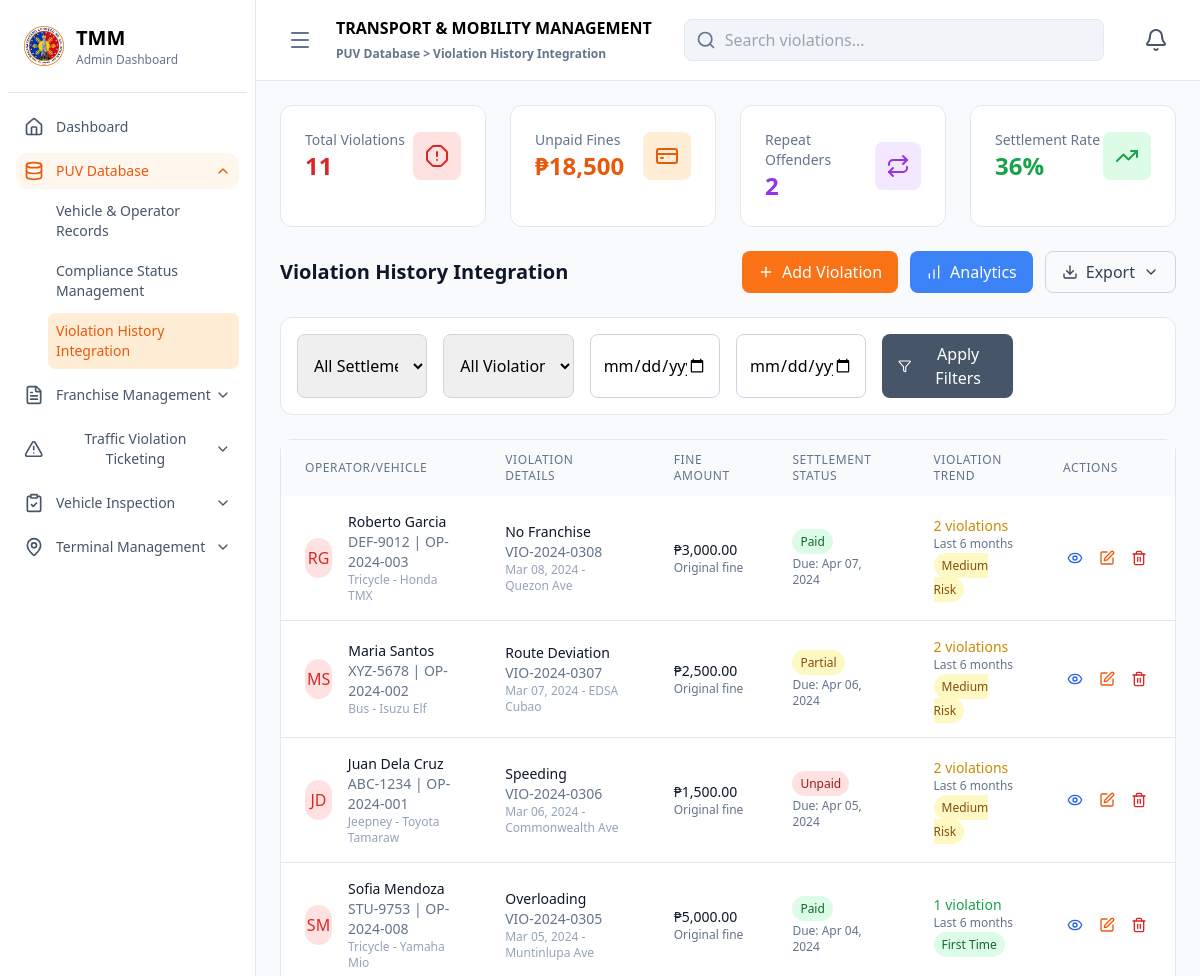
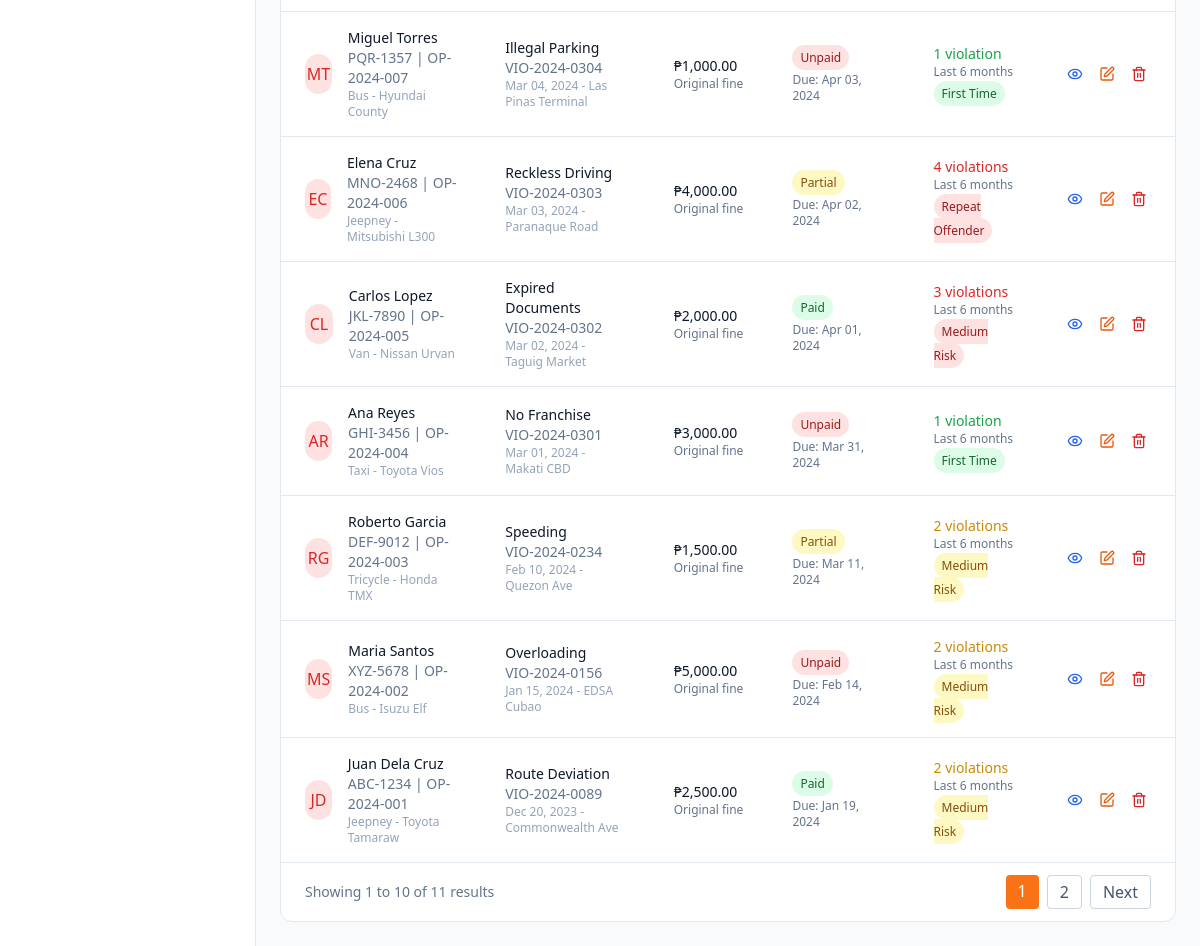
Page /administrator/puv_database/violation_history_integration/index.php on the committed database (2 pictures, top to bottom).
### tables this page shows
CREATE TABLE violation_history (
    violation_id VARCHAR(20) PRIMARY KEY,
    operator_id VARCHAR(20) NOT NULL,
    vehicle_id VARCHAR(20) NOT NULL,
    violation_type VARCHAR(100) NOT NULL,
    violation_date DATE NOT NULL,
    fine_amount DECIMAL(10,2) NOT NULL,
    settlement_status ENUM('paid', 'unpaid', 'partial') DEFAULT 'unpaid',
    settlement_date DATE NULL,
    location VARCHAR(200),
    ticket_number VARCHAR(50),
    created_at TIMESTAMP DEFAULT CURRENT_TIMESTAMP,
    FOREIGN KEY (operator_id) REFERENCES operators(operator_id) ON DELETE CASCADE,
    FOREIGN KEY (vehicle_id) REFERENCES vehicles(vehicle_id) ON DELETE CASCADE
);

CREATE TABLE operators (
    operator_id VARCHAR(20) PRIMARY KEY,
    first_name VARCHAR(100) NOT NULL,
    last_name VARCHAR(100) NOT NULL,
    middle_name VARCHAR(100),
    address TEXT NOT NULL,
    contact_number VARCHAR(15) NOT NULL,
    email VARCHAR(100),
    license_number VARCHAR(50) NOT NULL UNIQUE,
    license_expiry DATE NOT NULL,
    date_registered TIMESTAMP DEFAULT CURRENT_TIMESTAMP,
    status ENUM('active', 'inactive', 'suspended') DEFAULT 'active'
);

CREATE TABLE vehicles (
    vehicle_id VARCHAR(20) PRIMARY KEY,
    operator_id VARCHAR(20) NOT NULL,
    plate_number VARCHAR(15) NOT NULL UNIQUE,
    vehicle_type ENUM('jeepney', 'bus', 'tricycle', 'taxi', 'van') NOT NULL,
    make VARCHAR(50) NOT NULL,
    model VARCHAR(50) NOT NULL,
    year_manufactured YEAR NOT NULL,
    engine_number VARCHAR(50) NOT NULL,
    chassis_number VARCHAR(50) NOT NULL,
    seating_capacity INT NOT NULL,
    date_registered TIMESTAMP DEFAULT CURRENT_TIMESTAMP,
    status ENUM('active', 'inactive', 'for_inspection', 'suspended') DEFAULT 'active',
    FOREIGN KEY (operator_id) REFERENCES operators(operator_id) ON DELETE CASCADE
);

CREATE TABLE violation_analytics (
    analytics_id VARCHAR(20) PRIMARY KEY,
    operator_id VARCHAR(20) NOT NULL,
    vehicle_id VARCHAR(20) NOT NULL,
    total_violations INT DEFAULT 0,
    last_violation_date DATE,
    repeat_offender_flag BOOLEAN DEFAULT FALSE,
    risk_level ENUM('low', 'medium', 'high') DEFAULT 'low',
    compliance_score DECIMAL(5,2) DEFAULT 100.00,
    updated_at TIMESTAMP DEFAULT CURRENT_TIMESTAMP ON UPDATE CURRENT_TIMESTAMP,
    FOREIGN KEY (operator_id) REFERENCES operators(operator_id) ON DELETE CASCADE,
    FOREIGN KEY (vehicle_id) REFERENCES vehicles(vehicle_id) ON DELETE CASCADE
);

### administrator/puv_database/violation_history_integration/index.php (the view, shortened to what the rows shown need)
<?php
require_once $_SERVER['DOCUMENT_ROOT'] . '/transport_and_mobility_management_system/config/database.php';
$database = new Database();
$conn = $database->getConnection();
$search = $_GET['search'] ?? '';
$settlement_filter = $_GET['settlement_status'] ?? '';
$violation_type_filter = $_GET['violation_type'] ?? '';
$date_from = $_GET['date_from'] ?? '';
$date_to = $_GET['date_to'] ?? '';
$page = max(1, $_GET['page'] ?? 1);
$limit = 10;
$offset = ($page - 1) * $limit;
if ($search || $settlement_filter || $violation_type_filter || $date_from || $date_to) {
    $violations = searchViolations($conn, $search, $settlement_filter, $violation_type_filter, $date_from, $date_to);
} else {
    $violations = getViolationHistory($conn, $limit, $offset);
}
?>
<!DOCTYPE html>
<html lang="en">
<head>
    <script src="https://cdn.tailwindcss.com"></script>
    <link href="https://cdnjs.cloudflare.com/ajax/libs/lucide/0.263.1/lucide.min.css" rel="stylesheet">
</head>
<body class="bg-slate-50 dark:bg-slate-900">
    <div class="flex h-screen">
        <div id="sidebar" class="w-64 bg-white border-r border-slate-200 dark:bg-slate-900 dark:border-slate-700 transform transition-transform duration-300 ease-in-out translate-x-0">
            <div class="p-6">
                <div class="flex items-center space-x-3">
                    <div>
                        <h1 class="text-xl font-bold dark:text-white">TMM</h1>
                    </div>
                </div>
            </div>
        </div>
        <div class="flex-1 flex flex-col transition-all duration-300 ease-in-out">
            <div class="bg-white border-b border-slate-200 px-6 py-4 dark:bg-slate-800 dark:border-slate-700">
                <div class="flex items-center justify-between">
                    <div class="flex items-center space-x-4">
                        <div>
                            <h1 class="text-md font-bold dark:text-white">TRANSPORT & MOBILITY MANAGEMENT</h1>
                        </div>
                    </div>
                </div>
            </div>
            <div class="flex-1 p-6 overflow-auto">
                <div class="flex justify-between items-center mb-6">
                    <h2 class="text-xl font-bold text-slate-900 dark:text-white">Violation History Integration</h2>
                </div>
                <div class="bg-white rounded-xl border border-slate-200 dark:bg-slate-800 dark:border-slate-700">
                    <div class="overflow-x-auto">
                        <table class="w-full">
                            <thead class="bg-slate-50 dark:bg-slate-700">
                                <tr>
                                    <th class="px-6 py-3 text-left text-xs font-medium text-slate-500 uppercase tracking-wider">Operator/Vehicle</th>
                                    <th class="px-6 py-3 text-left text-xs font-medium text-slate-500 uppercase tracking-wider">Violation Details</th>
                                    <th class="px-6 py-3 text-left text-xs font-medium text-slate-500 uppercase tracking-wider">Fine Amount</th>
                                    <th class="px-6 py-3 text-left text-xs font-medium text-slate-500 uppercase tracking-wider">Settlement Status</th>
                                    <th class="px-6 py-3 text-left text-xs font-medium text-slate-500 uppercase tracking-wider">Violation Trend</th>
                                    <th class="px-6 py-3 text-left text-xs font-medium text-slate-500 uppercase tracking-wider">Actions</th>
                                </tr>
                            </thead>
                            <tbody class="divide-y divide-slate-200 dark:divide-slate-600">
                                <?php foreach ($violations as $violation): ?>
                                <tr class="hover:bg-slate-50 dark:hover:bg-slate-700">
                                    <td class="px-6 py-4">
                                        <div class="flex items-center">
                                            <div class="w-10 h-10 bg-red-100 rounded-full flex items-center justify-center">
                                                <span class="text-red-600 font-medium"><?php echo strtoupper(substr($violation['first_name'], 0, 1) . substr($violation['last_name'], 0, 1)); ?></span>
                                            </div>
                                            <div class="ml-4">
                                                <div class="text-sm font-medium text-slate-900 dark:text-white"><?php echo $violation['first_name'] . ' ' . $violation['last_name']; ?></div>
                                                <div class="text-sm text-slate-500"><?php echo $violation['plate_number'] . ' | ' . $violation['operator_id']; ?></div>
                                                <div class="text-xs text-slate-400"><?php echo ucfirst($violation['vehicle_type']) . ' - ' . $violation['make'] . ' ' . $violation['model']; ?></div>
                                            </div>
                                        </div>
                                    </td>
                                    <td class="px-6 py-4">
                                        <div class="text-sm text-slate-900 dark:text-white"><?php echo $violation['violation_type']; ?></div>
                                        <div class="text-sm text-slate-500"><?php echo $violation['violation_id']; ?></div>
                                        <div class="text-xs text-slate-400"><?php echo date('M d, Y', strtotime($violation['violation_date'])) . ' - ' . ($violation['location'] ?? 'N/A'); ?></div>
                                    </td>
                                    <td class="px-6 py-4">
                                        <div class="text-sm font-medium text-slate-900 dark:text-white">₱<?php echo number_format($violation['fine_amount'], 2); ?></div>
                                        <div class="text-xs text-slate-500">Original fine</div>
                                    </td>
                                    <td class="px-6 py-4">
                                        <?php
                                        $statusClass = $violation['settlement_status'] == 'paid' ? 'bg-green-100 text-green-800' :
                                                      ($violation['settlement_status'] == 'partial' ? 'bg-yellow-100 text-yellow-800' : 'bg-red-100 text-red-800');
                                        ?>
                                        <span class="px-2 py-1 text-xs font-medium <?php echo $statusClass; ?> rounded-full"><?php echo ucfirst($violation['settlement_status']); ?></span>
                                        <div class="text-xs text-slate-500 mt-1"><?php echo $violation['settlement_date'] ? 'Paid: ' . date('M d, Y', strtotime($violation['settlement_date'])) : 'Due: ' . date('M d, Y', strtotime($violation['violation_date'] . ' +30 days')); ?></div>
                                    </td>
                                    <td class="px-6 py-4">
                                        <?php
                                        $totalViolations = $violation['total_violations'] ?? 1;
                                        $riskLevel = $violation['risk_level'] ?? 'low';
                                        $riskColor = $riskLevel == 'high' ? 'red' : ($riskLevel == 'medium' ? 'yellow' : 'green');
                                        $riskLabel = $totalViolations > 3 ? 'Repeat Offender' : ($totalViolations > 1 ? 'Medium Risk' : 'First Time');
                                        ?>
                                        <div class="text-sm text-<?php echo $riskColor; ?>-600 font-medium"><?php echo $totalViolations; ?> violation<?php echo $totalViolations > 1 ? 's' : ''; ?></div>
                                        <div class="text-xs text-slate-500">Last 6 months</div>
                                        <span class="px-2 py-1 text-xs font-medium bg-<?php echo $riskColor; ?>-100 text-<?php echo $riskColor; ?>-800 rounded-full"><?php echo $riskLabel; ?></span>
                                    </td>
                                    <td class="px-6 py-4">
                                        <div class="flex space-x-2">
                                            <button onclick="openViewModal('<?php echo $violation['violation_id']; ?>')" class="p-1 text-blue-600 hover:bg-blue-100 rounded" title="View Details">
                                                <i data-lucide="eye" class="w-4 h-4"></i>
                                            </button>
                                            <button onclick="openEditModal('<?php echo $violation['violation_id']; ?>')" class="p-1 text-orange-600 hover:bg-orange-100 rounded" title="Edit">
                                                <i data-lucide="edit" class="w-4 h-4"></i>
                                            </button>
                                            <button onclick="deleteViolation('<?php echo $violation['violation_id']; ?>')" class="p-1 text-red-600 hover:bg-red-100 rounded" title="Delete">
                                                <i data-lucide="trash-2" class="w-4 h-4"></i>
                                            </button>
                                        </div>
                                    </td>
                                </tr>
                                <?php endforeach; ?>
                            </tbody>
                        </table>
                    </div>
                </div>
            </div>
        </div>
    </div>
</body>
</html>

### rows in the picture
violation_history: operator.last_name "RG", operator.first_name "Roberto", operator.last_name "Garcia", vehicle.plate_number "DEF-9012", operator "OP-2024-003", vehicle.vehicle_type "Tricycle", vehicle.make "Honda", vehicle.model "TMX", violation_type "No Franchise", violation_id "VIO-2024-0308", violation_date "Mar 08, 2024", location "Quezon Ave", fine_amount "3,000.00", settlement_status "Paid", violation_date "Apr 07, 2024", violation_analytics.total_violations "2", violation_analytics.total_violations "Medium Risk"
violation_history: operator.last_name "MS", operator.first_name "Maria", operator.last_name "Santos", vehicle.plate_number "XYZ-5678", operator "OP-2024-002", vehicle.vehicle_type "Bus", vehicle.make "Isuzu", vehicle.model "Elf", violation_type "Route Deviation", violation_id "VIO-2024-0307", violation_date "Mar 07, 2024", location "EDSA Cubao", fine_amount "2,500.00", settlement_status "Partial", violation_date "Apr 06, 2024", violation_analytics.total_violations "2", violation_analytics.total_violations "Medium Risk"
violation_history: operator.last_name "JD", operator.first_name "Juan", operator.last_name "Dela Cruz", vehicle.plate_number "ABC-1234", operator "OP-2024-001", vehicle.vehicle_type "Jeepney", vehicle.make "Toyota", vehicle.model "Tamaraw", violation_type "Speeding", violation_id "VIO-2024-0306", violation_date "Mar 06, 2024", location "Commonwealth Ave", fine_amount "1,500.00", settlement_status "Unpaid", violation_date "Apr 05, 2024", violation_analytics.total_violations "2", violation_analytics.total_violations "Medium Risk"
violation_history: operator.last_name "SM", operator.first_name "Sofia", operator.last_name "Mendoza", vehicle.plate_number "STU-9753", operator "OP-2024-008", vehicle.vehicle_type "Tricycle", vehicle.make "Yamaha", vehicle.model "Mio", violation_type "Overloading", violation_id "VIO-2024-0305", violation_date "Mar 05, 2024", location "Muntinlupa Ave", fine_amount "5,000.00", settlement_status "Paid", violation_date "Apr 04, 2024", violation_analytics.total_violations "1", violation_analytics.total_violations "First Time"
violation_history: operator.last_name "MT", operator.first_name "Miguel", operator.last_name "Torres", vehicle.plate_number "PQR-1357", operator "OP-2024-007", vehicle.vehicle_type "Bus", vehicle.make "Hyundai", vehicle.model "County", violation_type "Illegal Parking", violation_id "VIO-2024-0304", violation_date "Mar 04, 2024", location "Las Pinas Terminal", fine_amount "1,000.00", settlement_status "Unpaid", violation_date "Apr 03, 2024", violation_analytics.total_violations "1", violation_analytics.total_violations "First Time"
violation_history: operator.last_name "EC", operator.first_name "Elena", operator.last_name "Cruz", vehicle.plate_number "MNO-2468", operator "OP-2024-006", vehicle.vehicle_type "Jeepney", vehicle.make "Mitsubishi", vehicle.model "L300", violation_type "Reckless Driving", violation_id "VIO-2024-0303", violation_date "Mar 03, 2024", location "Paranaque Road", fine_amount "4,000.00", settlement_status "Partial", violation_date "Apr 02, 2024", violation_analytics.total_violations "4", violation_analytics.total_violations "Repeat Offender"
violation_history: operator.last_name "CL", operator.first_name "Carlos", operator.last_name "Lopez", vehicle.plate_number "JKL-7890", operator "OP-2024-005", vehicle.vehicle_type "Van", vehicle.make "Nissan", vehicle.model "Urvan", violation_type "Expired Documents", violation_id "VIO-2024-0302", violation_date "Mar 02, 2024", location "Taguig Market", fine_amount "2,000.00", settlement_status "Paid", violation_date "Apr 01, 2024", violation_analytics.total_violations "3", violation_analytics.total_violations "Medium Risk"
violation_history: operator.last_name "AR", operator.first_name "Ana", operator.last_name "Reyes", vehicle.plate_number "GHI-3456", operator "OP-2024-004", vehicle.vehicle_type "Taxi", vehicle.make "Toyota", vehicle.model "Vios", violation_type "No Franchise", violation_id "VIO-2024-0301", violation_date "Mar 01, 2024", location "Makati CBD", fine_amount "3,000.00", settlement_status "Unpaid", violation_date "Mar 31, 2024", violation_analytics.total_violations "1", violation_analytics.total_violations "First Time"
violation_history: operator.last_name "RG", operator.first_name "Roberto", operator.last_name "Garcia", vehicle.plate_number "DEF-9012", operator "OP-2024-003", vehicle.vehicle_type "Tricycle", vehicle.make "Honda", vehicle.model "TMX", violation_type "Speeding", violation_id "VIO-2024-0234", violation_date "Feb 10, 2024", location "Quezon Ave", fine_amount "1,500.00", settlement_status "Partial", violation_date "Mar 11, 2024", violation_analytics.total_violations "2", violation_analytics.total_violations "Medium Risk"
violation_history: operator.last_name "MS", operator.first_name "Maria", operator.last_name "Santos", vehicle.plate_number "XYZ-5678", operator "OP-2024-002", vehicle.vehicle_type "Bus", vehicle.make "Isuzu", vehicle.model "Elf", violation_type "Overloading", violation_id "VIO-2024-0156", violation_date "Jan 15, 2024", location "EDSA Cubao", fine_amount "5,000.00", settlement_status "Unpaid", violation_date "Feb 14, 2024", violation_analytics.total_violations "2", violation_analytics.total_violations "Medium Risk"
violation_history: operator.last_name "JD", operator.first_name "Juan", operator.last_name "Dela Cruz", vehicle.plate_number "ABC-1234", operator "OP-2024-001", vehicle.vehicle_type "Jeepney", vehicle.make "Toyota", vehicle.model "Tamaraw", violation_type "Route Deviation", violation_id "VIO-2024-0089", violation_date "Dec 20, 2023", location "Commonwealth Ave", fine_amount "2,500.00", settlement_status "Paid", violation_date "Jan 19, 2024", violation_analytics.total_violations "2", violation_analytics.total_violations "Medium Risk"

### other values in the picture
$stats['total_violations'] "11"
$stats['unpaid_fines'] "18,500"
$stats['repeat_offenders'] "2"
$stats['settlement_rate'] "36"
$offset + 1 "1"
min($offset + $limit, $total_violations) "10"
$total_violations "11"
